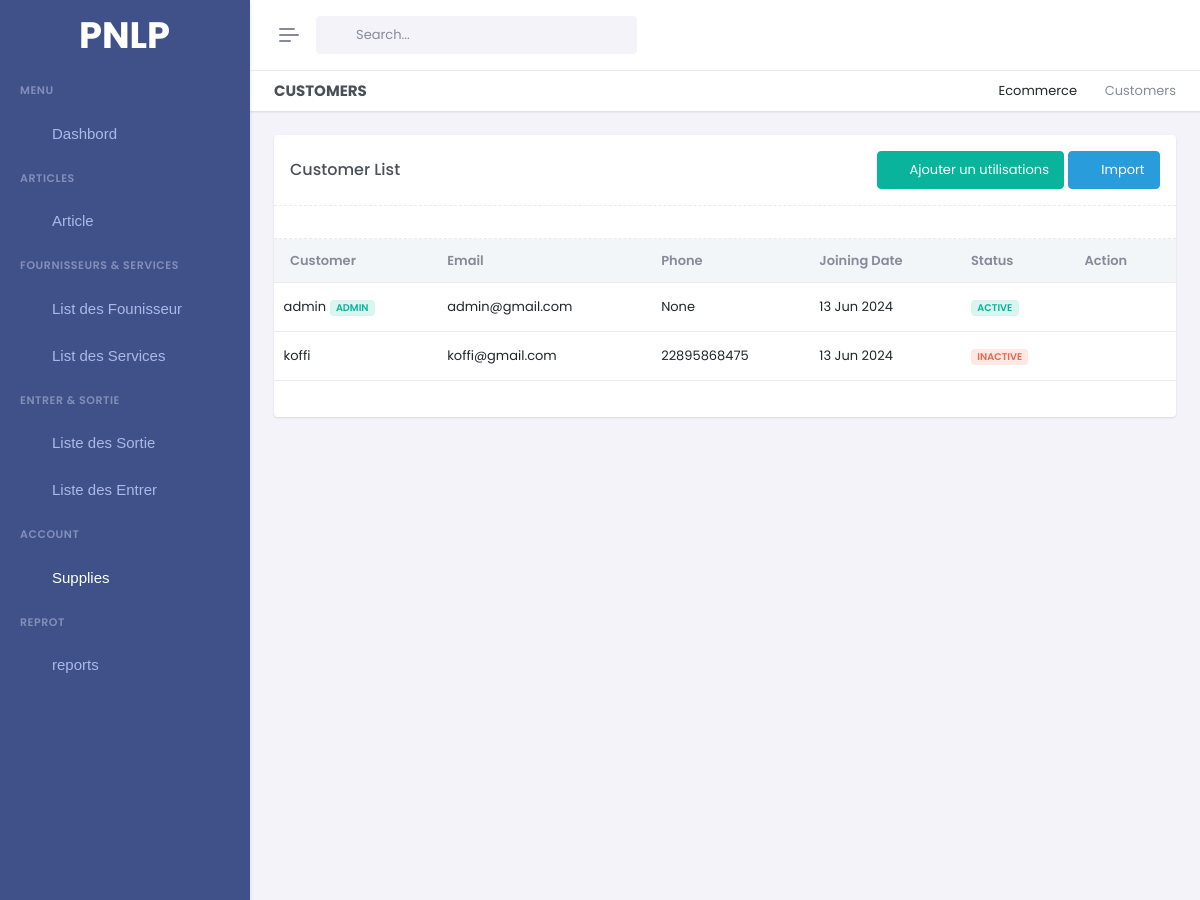
/suppliers/ (upper part), run on an earlier commit of the app's database.
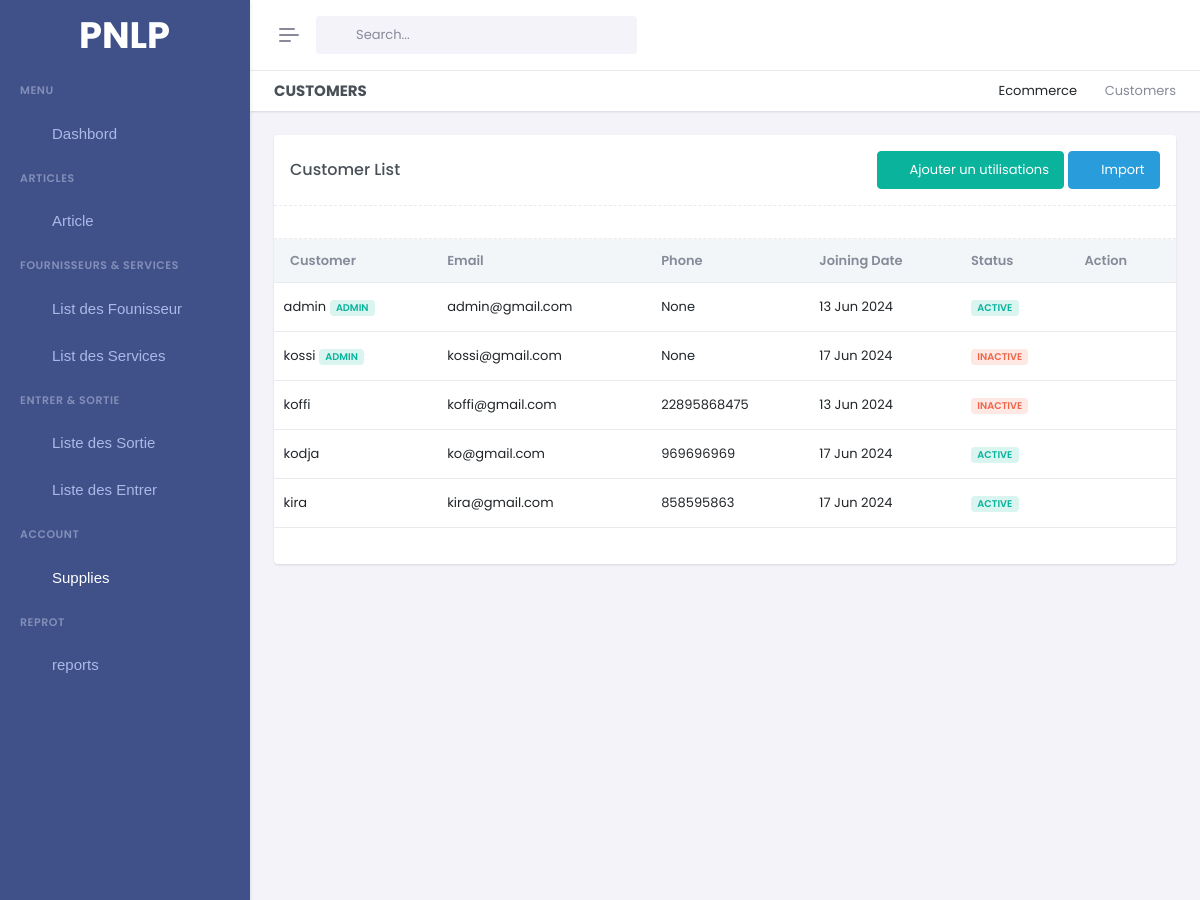
And on a later commit of the database.
### userauth/models.py (models this page shows, shortened)
class AdminProfile(models.Model):
    aid = ShortUUIDField(unique=True, max_length=20, primary_key=True,editable=False)
    user = models.OneToOneField(User, on_delete=models.CASCADE)
    active = models.BooleanField(default=True)

class User(AbstractUser):
    id= ShortUUIDField(unique=True, length=4, max_length= 20 ,prefix='', alphabet='1234567890',primary_key=True)
    email = models.EmailField(unique=True)
    username = models.CharField(max_length=60, unique=True)
    image= models.ImageField(default="./default_Profile.png")
    phone = models.CharField(max_length=200, blank=True, null=True)

class SupplierProfile(models.Model):
    sid = ShortUUIDField(unique=True, max_length=20, primary_key=True  , editable=False)
    user = models.OneToOneField(User, on_delete=models.CASCADE)
    active = models.BooleanField(default=True)

### gestion/views.py (the view)
# urls.py: path('suppliers/' ,Suppliers, name='suppliers'),
def Suppliers(request):
    user_id = request.GET.get('user_id')
    suppliers = SupplierProfile.objects.all()
    if user_id :
        user_profile = SupplierProfile.objects.get(user__id = user_id)
        user_profile.active != user_profile.active
    admin = AdminProfile.objects.all()
    all_user = list(admin)+list(suppliers)
    context = {
        'all_user':all_user,
        'admin':admin,
    }
    return render(request, 'pages/users/suppliers.html', context)

### gestion/context_processor.py (called while the page is built)
def is_admin(user):
    try:
        admin_profile = AdminProfile.objects.get(user=user)
        return True
    except AdminProfile.DoesNotExist:
        return False

### templates/pages/users/suppliers.html (shortened to what the changed rows need)
{% extends 'base/base.html' %}
{% load static %}
{% block 'content' %}
<div class="main-content">
    <div class="page-content">
        <div class="container-fluid">
            <div class="row">
                <div class="col-lg-12">
                    <div class="card" id="customerList">
                        <div class="card-body">
                            <div>
                                <div class="table-responsive table-card mb-1">
                                    <table class="table align-middle" id="customerTable">
                                        <thead class="table-light text-muted">
                                            <tr>
                                                <th  data-sort="customer_name">Customer</th>
                                                <th  data-sort="email">Email</th>
                                                <th  data-sort="phone">Phone</th>
                                                <th  data-sort="date">Joining Date</th>
                                                <th  data-sort="status">Status</th>
                                                <th  data-sort="action">Action</th>
                                            </tr>
                                        </thead>
                                        <tbody class="list form-check-all">
                                            {% for supplier in all_user %}
                                            <tr>
                                                <td class="customer_name">{{supplier.user.username}}
                                                    {% if supplier in admin %}
                                                    <span class="badge bg-success-subtle text-success text-uppercase" style="border: none;">
                                                        Admin
                                                    </span>
                                                    {% endif %}
                                                     </td>
                                                <td class="email">{{supplier.user.email}}</td>
                                                <td class="phone">{{supplier.user.phone}}</td>
                                                <td class="date">{{supplier.user.date_joined|date:"d M Y" }}</td>
                                                <td class="status">
                                                    <form method="post" action="{% url 'toggle_supplier_status' %}" >
                                                        <button class="badge {% if supplier.active %} bg-success-subtle text-success {% else %} bg-danger-subtle text-danger {% endif %} text-uppercase" style="border: none;"      >
                                                            {% if supplier.active %}Active{% else %}Inactive{% endif %}
                                                        </button>
                                                    </form>
                                                </td>
                                                <td>
                                                    <ul class="list-inline hstack gap-2 mb-0" >
                                                        <li class="list-inline-item" data-bs-toggle="tooltip" data-bs-trigger="hover" data-bs-placement="top" title="Remove">
                                                            <a class="text-danger d-inline-block remove-item-btn" data-bs-toggle="modal" href="#deleteRecordModal">
                                                                <i class="ri-delete-bin-5-fill fs-16"></i>
                                                            </a>
                                                        </li>
                                                    </ul>
                                                </td>
                                            </tr>
                                            {% endfor %}
                                        </tbody>
                                    </table>
                                </div>
                            </div>
                        </div>
                    </div>
                </div>
            </div>
        </div>
    </div>
</div>
{% endblock %}

What changed in the data, as far as the page shows it:
added AdminProfile: user.username "kossi", shows "ADMIN", user.email "kossi@gmail.com", user.phone "None", user.date_joined "17 Jun 2024", active "INACTIVE"
added SupplierProfile: user.username "kodja", user.email "ko@gmail.com", user.phone "969696969", user.date_joined "17 Jun 2024", active "ACTIVE"
added SupplierProfile: user.username "kira", user.email "kira@gmail.com", user.phone "858595863", user.date_joined "17 Jun 2024", active "ACTIVE"
